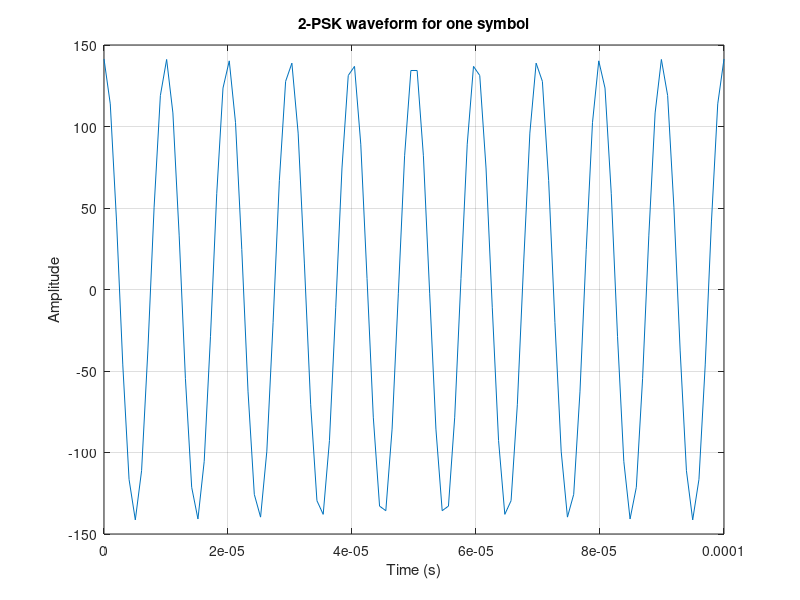
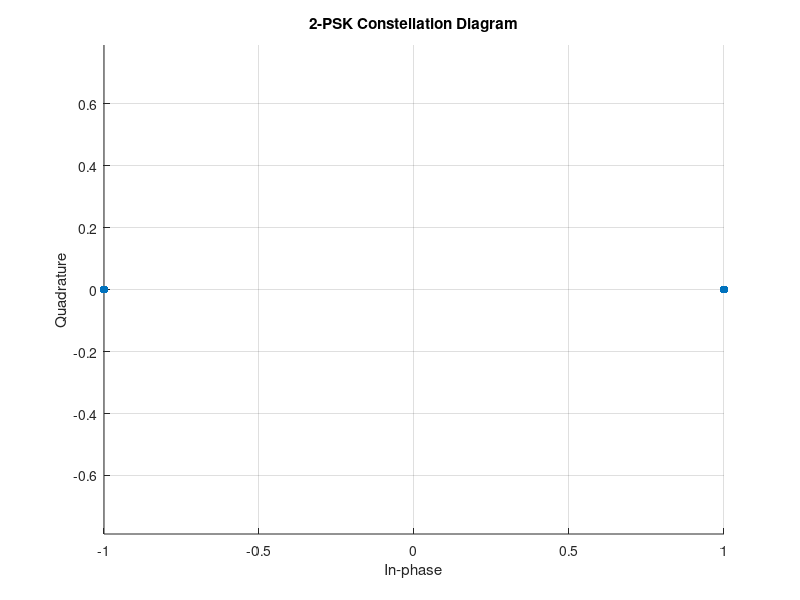
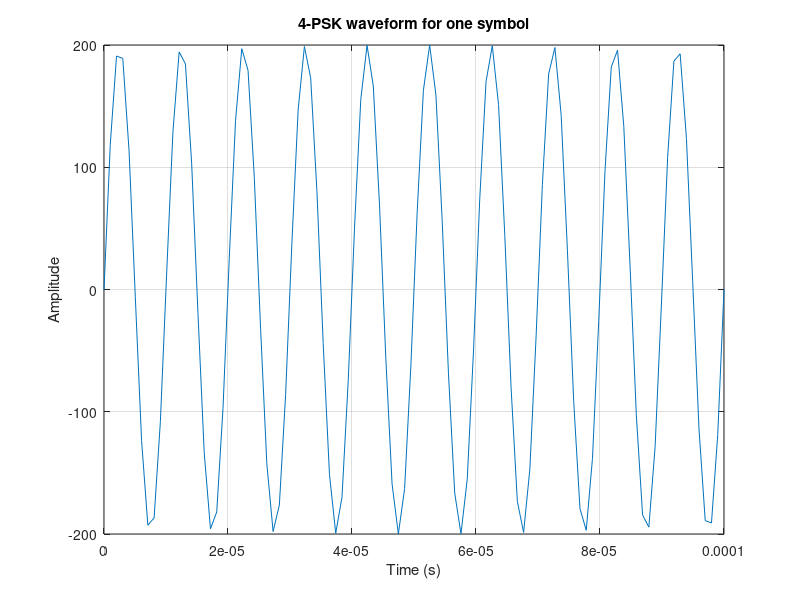
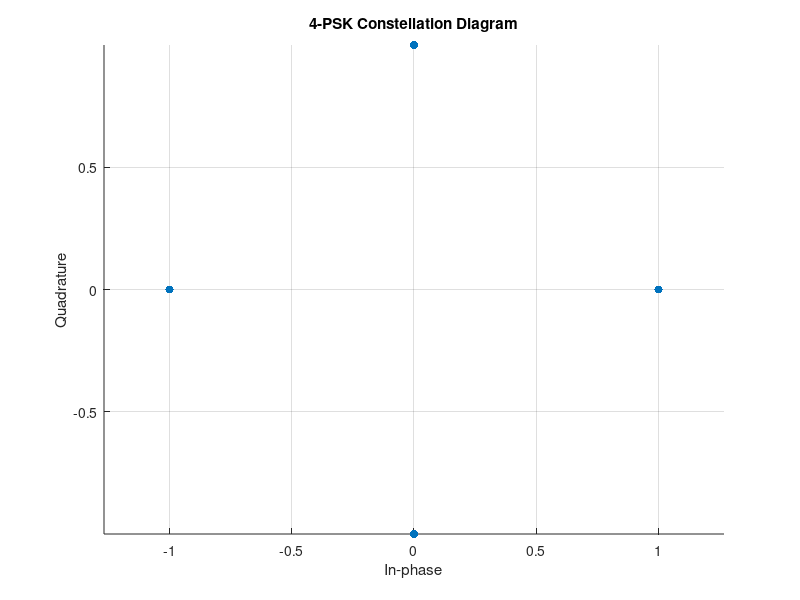

The MATLAB source for these figures, in order:
% create random bits
n = 1024;
bits = randi([0 1], 1, n);

% let M = 4
M_list = [2 4 8];
for M = M_list
    % group bits into M-ary symbols
    k = log2(M);
    % Number of bits carried by each symbol.
    % For example, if M = 4, then k = log2(4) = 2.
    % This means every 2 bits form one PSK symbol.
    
    numSymbols = floor(n/k);
    % Calculate how many complete symbols can be formed from n bits.
    % floor() is used to round down, so incomplete leftover bits are ignored.
    % For example, if n = 1025 and k = 2, only 512 complete symbols can be formed.
    
    bitGroups = reshape(bits(1:numSymbols*k), k, []).';
    % Take only the bits that can form complete groups: bits(1:numSymbols*k).
    % reshape() rearranges the bit stream into groups of k bits.
    % k means each group has k bits.
    % [] lets MATLAB automatically calculate the number of columns needed.
    % .' transposes the matrix so that each row represents one symbol.
    % Example:
    % [1 0 0 1 1 1] becomes:
    % [1 0
    %  0 1
    %  1 1]
    
    symbols = bi2de(bitGroups, 'left-msb');
    % Convert each group of binary bits into a decimal symbol number.
    % 'left-msb' means the leftmost bit is the most significant bit.
    % Example:
    % [0 0] -> 0
    % [0 1] -> 1
    % [1 0] -> 2
    % [1 1] -> 3
    
    % map symbols to phase
    phase = 2*pi*symbols/M;
    
    % generate waveform for one symbol
    fc = 100e3;
    Eb = 1;
    T = 0.1e-3;
    Es = Eb * log2(M);
    
    t = linspace(0, T, 100);
    
    % plot first symbol waveform
    s = sqrt(2*Es/T) * cos(2*pi*fc*t - phase(1));

    figure;
    plot(t, s);
    xlabel('Time (s)');
    ylabel('Amplitude');
    title([num2str(M) '-PSK waveform for one symbol']);
    grid on;

    % plot ideal constellation points
    idealSymbols = 0:M-1;
    idealPhase = 2*pi*idealSymbols/M;

    I = cos(idealPhase);
    Q = sin(idealPhase);

    figure;
    scatter(I, Q, 'filled');
    xlabel('In-phase');
    ylabel('Quadrature');
    title([num2str(M) '-PSK Constellation Diagram']);
    grid on;
    axis equal;
end
